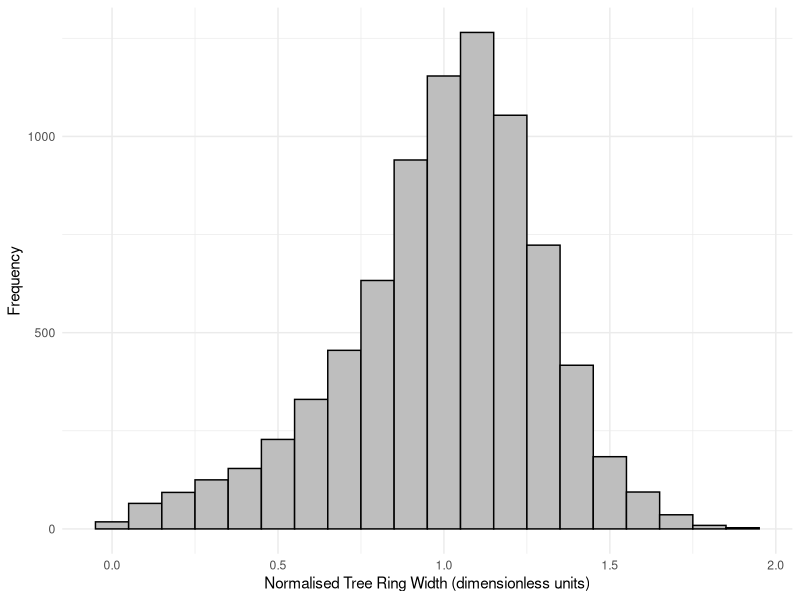

Write the R code that produced this figure. (Note: this script raises an error after producing the figure.)
library(ggplot2)
library(datasets)
library(dplyr)

# Create a data frame from the tree_ring variable
data <- data.frame(tree_ring = treering)

# Generate a histogram of the tree ring data
ggplot(data, aes(x = tree_ring)) +
  geom_histogram(binwidth = 0.1, fill = "gray", color = "black") +  # Specify histogram details
  labs(# Add labels to the plot
       x = "Normalised Tree Ring Width (dimensionless units)",
       y = "Frequency") +
  theme_minimal()  # Apply minimal theme

# Calculate and display basic statistical measures of the tree ring data
mean(treering)
median(treering)
sd(treering)
IQR(treering)

# Define a coefficient for outlier detection
coef <- 1.5

# Calculate the lower and upper quartiles of the tree ring width data
lower_quantile <- quantile(treering_df$width, 0.25)
upper_quantile <- quantile(treering_df$width, 0.75)

# Calculate the interquartile range (iqr)
iqr <- upper_quantile - lower_quantile

# Identify outliers in the tree ring data using the IQR method
outliers <- treering_df %>%
  filter(width < lower_quantile - coef * iqr | width > upper_quantile + coef * iqr)

#Plot Tree Ring Widths in Methusulah Walk, California
ggplot(treering_df, aes(x = factor(1), y = width)) + #Nastly hack to get x axis to be one variable and not cont.
  stat_boxplot(geom = "errorbar", width=0.25) +
  geom_boxplot(fill = "grey",width=0.5, color = "black", outlier.shape = NA) +
  geom_jitter(data = outliers, width = 0.05, alpha = 0.7, size = 0.5) +  # Add back outliers with jitter
  labs(x = "Tree Rings",
       y = "Width (dimensionless units)") +
  theme_minimal() +
  theme(axis.text.x = element_blank())  #Remove the x axis number



